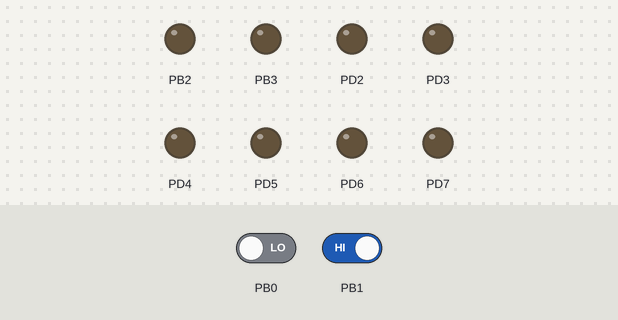
The program below on a simulated ATmega328P, built with avr-gcc and emulated at 16 MHz. Shown: output pins drawn as LEDs (lit = HIGH). Inputs (shaded band) come from the test bench; at power-on: PB0 LOW, PB1 HIGH.

Above: at 1.2 s.
1.3 s: PB0 driven HIGH
At 1.6 s:
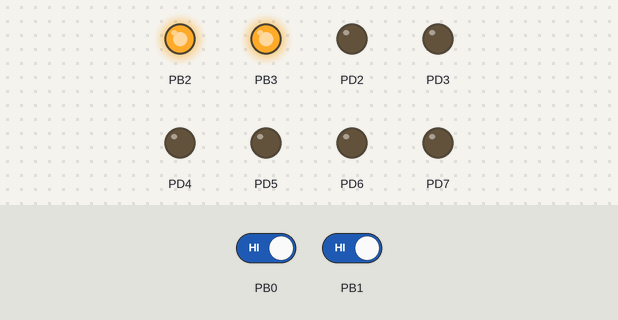
2.8 s: PB0 driven LOW
At 3.2 s:
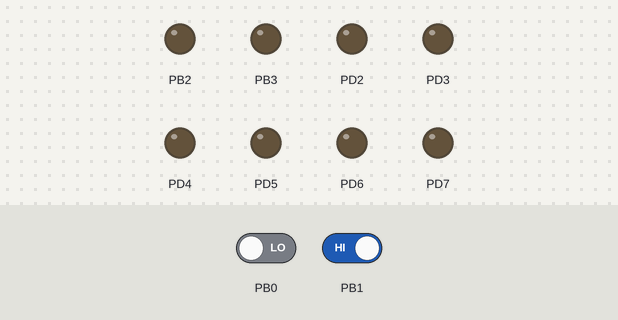
4.3 s: PB1 driven LOW
At 5.7 s:
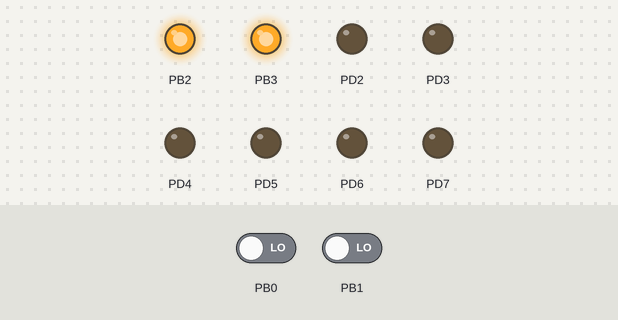
Timing chart, 0 to 7.3 s (numbered marks = the images above; inputs shaded):
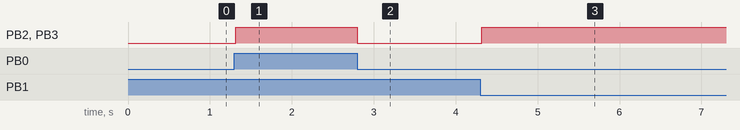

The program:

main.c
```c
/*
 * Serial.c
 *
 * Created: 2018-05-11 오후 7:18:13
 * Author : 동네개발자
 */

#include <avr/io.h>
#include <util/delay.h>


int main(void)
{
	// 0000 1100
	DDRB = 0x0C;
	PORTB = (0<<PB3)|(0<<PB2)|(0<<PB1)|(0<<PB0);

	// 1111 1100
	DDRD = 0xFC;

	/* Replace with your application code */
	while (1)
	{
		if((PINB & 0x01) && !(PINB & 0x02))
		{
			PORTB = (0<<PB3)|(0<<PB2);
			_delay_ms(20);

			PORTB = (1<<PB3)|(1<<PB2);
			_delay_ms(1);
		}

		if(!(PINB & 0x01) && (PINB & 0x02))
		{
			PORTB = (0<<PB3)|(0<<PB2);
			_delay_ms(20);

			PORTB = (1<<PB3)|(1<<PB2);
			_delay_ms(2);
		}


	}
}
```

Measured:
- after the input at 1.3 s, PB2, PB3: LOW → HIGH at once
- after the input at 2.8 s, PB2, PB3: HIGH → LOW at once
- after the input at 4.3 s, PB2, PB3: LOW → HIGH at once
